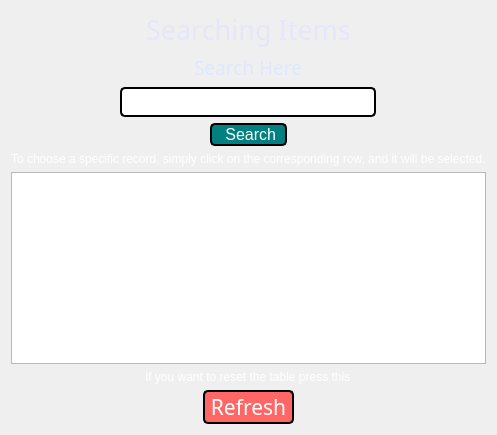
          <widget class="QWidget" name="page_5">
           <layout class="QVBoxLayout" name="verticalLayout_11">
            <item alignment="Qt::AlignHCenter">
             <widget class="QLabel" name="label_45">
              <property name="maximumSize">
               <size>
                <width>16777215</width>
                <height>60</height>
               </size>
              </property>
              <property name="font">
               <font>
                <family>Copperplate Gothic Bold</family>
                <pointsize>20</pointsize>
                <weight>50</weight>
                <bold>false</bold>
               </font>
              </property>
              <property name="styleSheet">
               <string notr="true">color:rgb(230, 230, 250)</string>
              </property>
              <property name="text">
               <string>Searching Items</string>
              </property>
             </widget>
            </item>
            <item alignment="Qt::AlignHCenter">
             <widget class="QLabel" name="label_47">
              <property name="maximumSize">
               <size>
                <width>16777215</width>
                <height>30</height>
               </size>
              </property>
              <property name="font">
               <font>
                <family>Franklin Gothic Demi</family>
                <pointsize>14</pointsize>
               </font>
              </property>
              <property name="styleSheet">
               <string notr="true">color:rgb(221, 232, 255)

</string>
              </property>
              <property name="text">
               <string>Search Here</string>
              </property>
             </widget>
            </item>
            <item alignment="Qt::AlignHCenter">
             <widget class="QPlainTextEdit" name="plainTextEdit_17">
              <property name="maximumSize">
               <size>
                <width>300</width>
                <height>30</height>
               </size>
              </property>
              <property name="statusTip">
               <string>Search Bar</string>
              </property>
              <property name="styleSheet">
               <string notr="true">background-color: rgb(255, 255, 255);
border: 2px solid black;
    border-radius: 5px;</string>
              </property>
              <property name="undoRedoEnabled">
               <bool>true</bool>
              </property>
              <property name="plainText">
               <string/>
              </property>
              <property name="overwriteMode">
               <bool>false</bool>
              </property>
              <property name="centerOnScroll">
               <bool>false</bool>
              </property>
             </widget>
            </item>
            <item alignment="Qt::AlignHCenter">
             <widget class="QPushButton" name="pushButton_26">
              <property name="font">
               <font>
                <pointsize>12</pointsize>
               </font>
              </property>
              <property name="styleSheet">
               <string notr="true">QPushButton {
    background-color: rgb(0, 128, 128); /* Teal Blue */
    border: none;
    color: white;
    border: 2px solid black;
    border-radius: 5px;
}

QPushButton:hover {
    background-color: rgb(0, 100, 100); /* Darker Teal Blue on hover */
    color: white;
}

QPushButton:pressed {	
    background-color: rgb(0, 80, 80); /* Dark Teal Blue on press */
    color: white;
}
</string>
              </property>
              <property name="text">
               <string>   Search  </string>
              </property>
             </widget>
            </item>
            <item alignment="Qt::AlignHCenter">
             <widget class="QLabel" name="label_92">
              <property name="font">
               <font>
                <pointsize>9</pointsize>
               </font>
              </property>
              <property name="styleSheet">
               <string notr="true">color:white</string>
              </property>
              <property name="text">
               <string>To choose a specific record, simply click on the corresponding row, and it will be selected.</string>
              </property>
             </widget>
            </item>
            <item>
             <widget class="QTableView" name="tableView_5">
              <property name="alternatingRowColors">
               <bool>true</bool>
              </property>
             </widget>
            </item>
            <item alignment="Qt::AlignHCenter">
             <widget class="QLabel" name="label_81">
              <property name="font">
               <font>
                <pointsize>9</pointsize>
               </font>
              </property>
              <property name="styleSheet">
               <string notr="true">color:white</string>
              </property>
              <property name="text">
               <string>If you want to reset the table press this</string>
              </property>
             </widget>
            </item>
            <item alignment="Qt::AlignHCenter">
             <widget class="QPushButton" name="pushButton_20">
              <property name="font">
               <font>
                <family>Arial Rounded MT Bold</family>
                <pointsize>16</pointsize>
               </font>
              </property>
              <property name="styleSheet">
               <string notr="true">QPushButton {
    background-color: rgb(255, 102, 102); /* Coral Pink */
    border: none;
    color: white;
    border: 2px solid black;
    border-radius: 5px;
}

QPushButton:hover {
    background-color: rgb(255, 82, 82); /* Darker Coral Pink on hover */
    color: white;
}

QPushButton:pressed {	
    background-color: rgb(255, 62, 62); /* Dark Coral Pink on press */
    color: white;
}
</string>
              </property>
              <property name="text">
               <string> Refresh </string>
              </property>
             </widget>
            </item>
           </layout>
          </widget>
